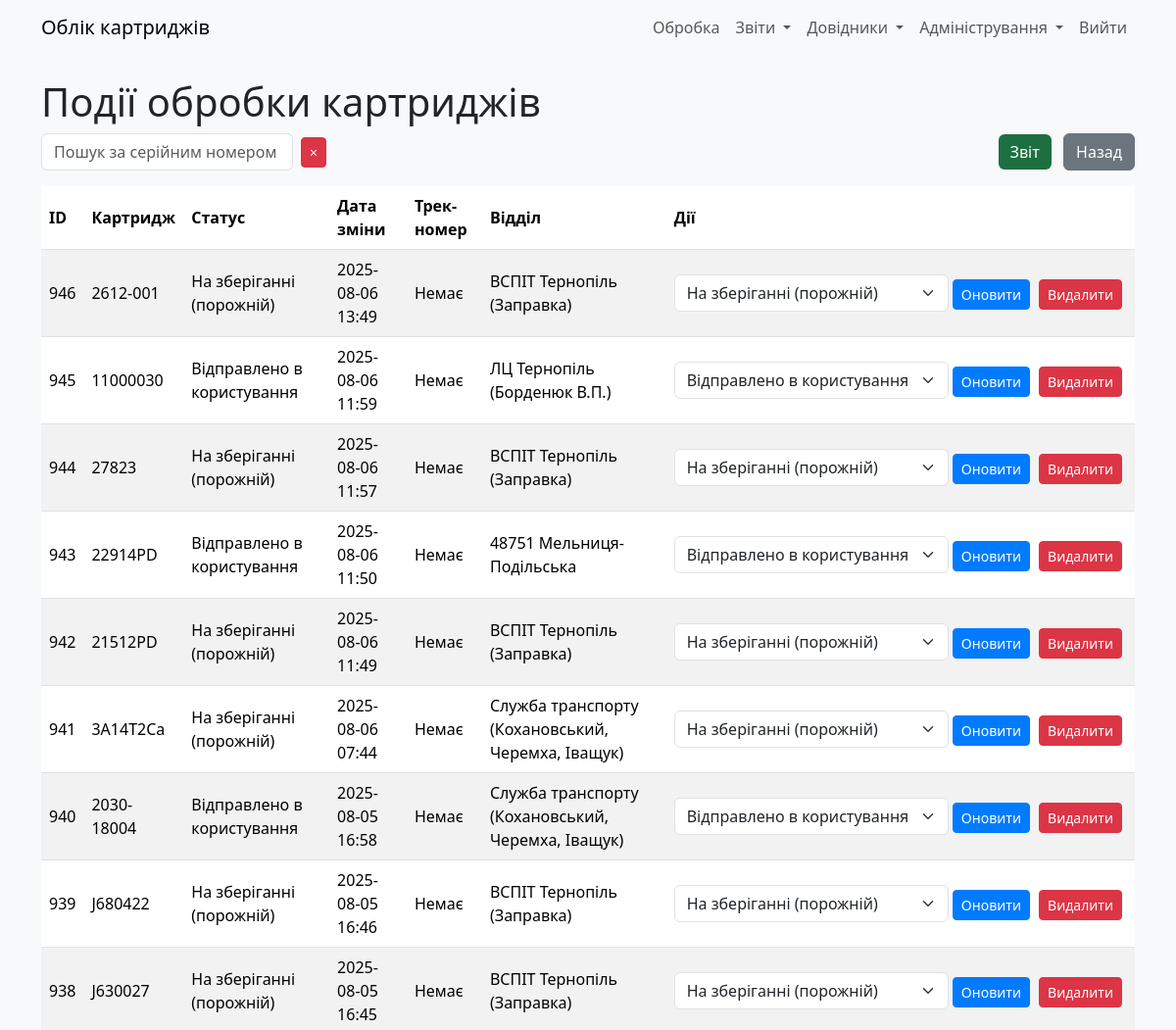
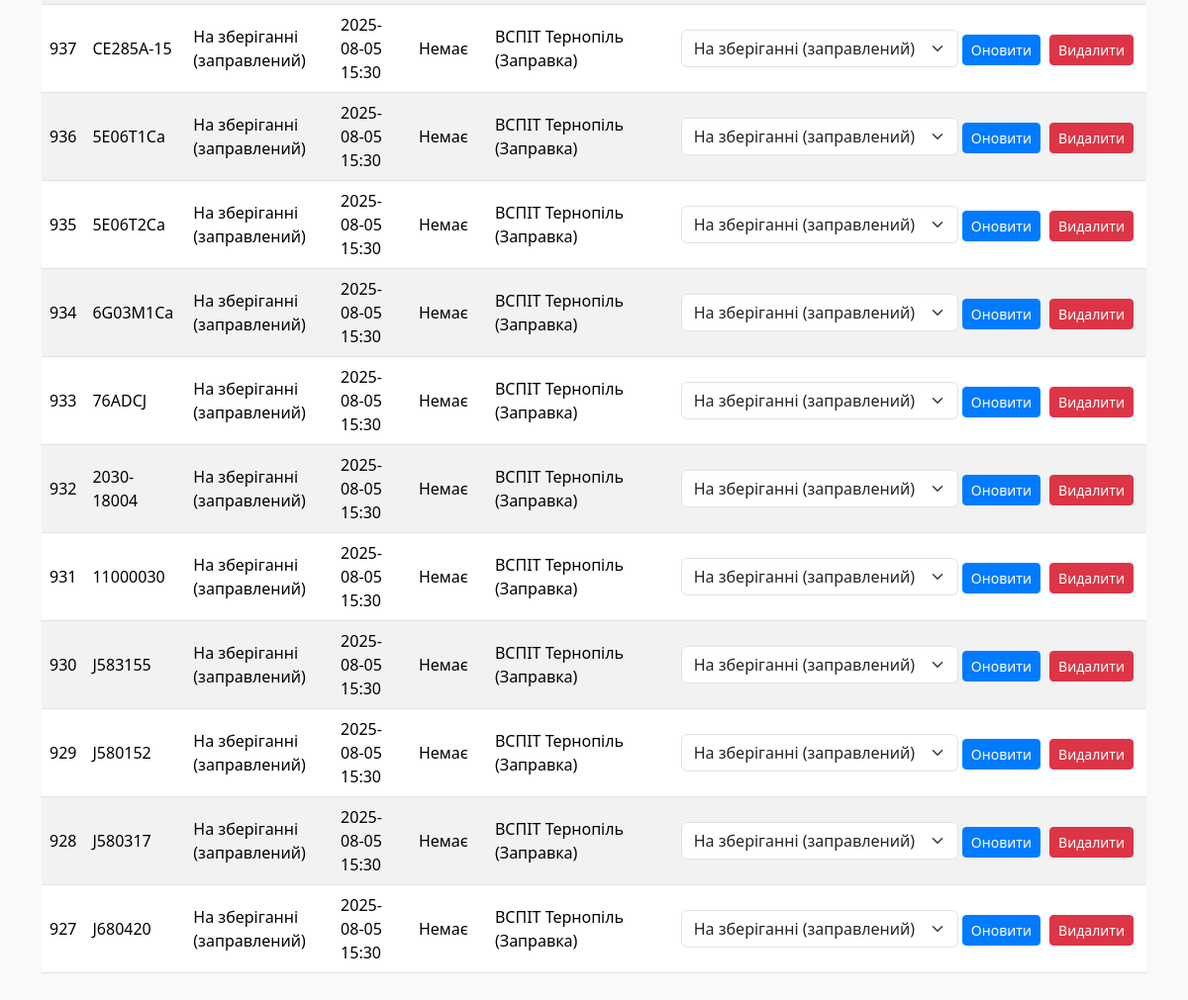
The app's page /cartridge_status (signed in) with its own data (2 pictures, top to bottom).
### models.py (models this page shows)
class CartridgeStatus(db.Model):
    __tablename__ = "cartrg_status"
    id: Mapped[int] = mapped_column(primary_key=True)
    cartridge_id = mapped_column(ForeignKey(Cartridges.id))
    device_id: Mapped[int] = mapped_column(ForeignKey(CustomerEquipment.id), nullable=True)
    status: Mapped[int] = mapped_column(Integer, server_default=literal(0))
    date_ofchange: Mapped[DateTime] = mapped_column(DateTime, server_default=func.now())
    parcel_track: Mapped[str] = mapped_column(String(13), nullable=True)
    exec_dept: Mapped[int] = mapped_column(ForeignKey(RefillDept.id))
    user_updated: Mapped[int] = mapped_column(ForeignKey(User.id))
    time_updated: Mapped[DateTime] = mapped_column(DateTime, server_default=func.now())
    __table_args__ = (
        Index('idx_cartridge_date', 'cartridge_id', 'date_ofchange'),  # Композитний індекс
        Index('idx_status', 'status'),                                 # Окремий індекс для status
        Index('idx_exec_dept', 'exec_dept'),                           # Окремий індекс для exec_dept
    )

class Cartridges(db.Model):
    __tablename__ = "cartridges"
    id: Mapped[int] = mapped_column(primary_key=True)
    serial_num: Mapped[str] = mapped_column(String(255), server_default="N/A")
    use_counter: Mapped[int] = mapped_column(Integer, nullable=False, default=-1)
    in_printer: Mapped[int] = mapped_column(ForeignKey(CustomerEquipment.id), nullable=True)
    cartridge_model: Mapped[str] = mapped_column(String(255), nullable=True)  # Застаріле. Не використовувати!
    cartrg_model_id: Mapped[int] = mapped_column(ForeignKey(CartridgeModel.id), default=1)
    user_updated: Mapped[int] = mapped_column(ForeignKey(User.id))
    time_updated: Mapped[DateTime] = mapped_column(DateTime, server_default=func.now())
    curr_status: Mapped[int] = mapped_column(Integer, nullable=False, default=0)
    curr_dept: Mapped[int] = mapped_column(Integer, nullable=False, default=0)
    curr_parcel_track: Mapped[str] = mapped_column(String(13), nullable=True)

class RefillDept(db.Model):
    __tablename__ = "refill_dept"
    id: Mapped[int] = mapped_column(primary_key=True)
    deptname: Mapped[str] = mapped_column(String(30))
    dept_description: Mapped[str] = mapped_column(String(255))
    addr1: Mapped[str] = mapped_column(String(255))
    addr2: Mapped[str] = mapped_column(String(255))
    addr3: Mapped[str] = mapped_column(String(255))
    addr4: Mapped[str] = mapped_column(String(255))
    addr5: Mapped[str] = mapped_column(String(255))
    dept_description: Mapped[str] = mapped_column(String(255))  # Нове поле
    is_exec: Mapped[int] = mapped_column(Integer, server_default=literal(0))
    user_updated: Mapped[int] = mapped_column(ForeignKey(User.id))
    time_updated: Mapped[DateTime] = mapped_column(DateTime, server_default=func.now())

### app.py (the view)
    def wrapper(*args, **kwargs):
        if current_user.role != 'admin':
            abort(403)
        return f(*args, **kwargs)

### app.py (called while the page is built)
@login_manager.user_loader
def load_user(user_id):
    return User.query.get(int(user_id))

def admin_required(f):
    def wrapper(*args, **kwargs):
        if current_user.role != 'admin':
            abort(403)
        return f(*args, **kwargs)
    wrapper.__name__ = f.__name__
    return wrapper

### templates/cartridge_status.html (shortened to what this page needs)
{% extends "base.html" %}
{% block content %}
    <h1>Події обробки картриджів</h1>
    <div class="mb-3 d-flex justify-content-between align-items-center">
        <div class="d-flex align-items-center">
            <input type="text" id="search" class="form-control" placeholder="Пошук за серійним номером" value="{{ search|escape }}" style="max-width: 400px;">
            <button id="clear-search" class="btn btn-danger btn-sm ms-2" title="Очистити пошук">
                <span>×</span>
            </button>
        </div>
        <div>
            <a href="{{ url_for('export_cartridge_events') }}" class="btn btn-excel me-2">Звіт</a>
            <a href="{{ url_for('index') }}" class="btn btn-secondary">Назад</a>
        </div>
    </div>
    <table class="table table-striped" id="status-table">
        <thead>
            <tr>
                <th>ID</th>
                <th>Картридж</th>
                <th>Статус</th>
                <th>Дата зміни</th>
                <th>Трек-номер</th>
                <th>Відділ</th>
                <th>Дії</th>
            </tr>
        </thead>
        <tbody id="status-table-body">
            {% for status, serial_num, deptname in statuses %}
            <tr>
                <td>{{ status.id }}</td>
                <td>{{ serial_num }}</td>
                <td>{{ {0: 'Не вказано', 1: 'На зберіганні (порожній)', 2: 'Відправлено в користування', 3: 'Відправлено на заправку', 4: 'Непридатний (списаний)', 5: 'Одноразовий (фарба у банці)', 6: 'На зберіганні (заправлений)', 7: 'Втрачений'}[status.status] }}</td>
                <td>{{ status.date_ofchange.strftime('%Y-%m-%d %H:%M') }}</td>
                <td>{{ status.parcel_track or 'Немає' }}</td>
                <td>{{ deptname }}</td>
                <td class="actions-column">
                    <form action="{{ url_for('update_status', status_id=status.id) }}" method="POST" class="d-inline">
                        <select name="status" class="form-select d-inline w-auto">
                            <option value="1" {% if status.status == 1 %}selected{% endif %}>На зберіганні (порожній)</option>
                            <option value="2" {% if status.status == 2 %}selected{% endif %}>Відправлено в користування</option>
                            <option value="6" {% if status.status == 6 %}selected{% endif %}>На зберіганні (заправлений)</option>
                        </select>
                        <button type="submit" class="btn btn-primary btn-sm">Оновити</button>
                    </form>
                    <form action="{{ url_for('delete_status', status_id=status.id) }}" method="POST" class="d-inline" onsubmit="return confirm('Ви впевнені, що хочете видалити цей статус?');">
                        <button type="submit" class="btn btn-danger btn-sm">Видалити</button>
                    </form>
                </td>
            </tr>
            {% endfor %}
        </tbody>
    </table>
{% endblock %}

### templates/base.html (shortened to what this page needs)
<!DOCTYPE html>
<html lang="uk">
<head>
    <link rel="stylesheet" href="{{ url_for('static', filename='css/bootstrap.min.css') }}">
    <link rel="stylesheet" href="{{ url_for('static', filename='css/style.css') }}">
</head>
<body>
    <nav class="navbar navbar-expand-lg navbar-light bg-light">
        <div class="container">
            <a class="navbar-brand" href="{{ url_for('index') }}">Облік картриджів</a>
            <div class="collapse navbar-collapse" id="navbarNav">
                <ul class="navbar-nav ms-auto">
                    {% if current_user.is_authenticated %}
                        <li class="nav-item">
                            <a class="nav-link" href="{{ url_for('mass_input') }}">Обробка</a>
                        </li>
                        <li class="nav-item dropdown">
                            <a class="nav-link dropdown-toggle" href="#" id="navbarDropdownReports" role="button" data-bs-toggle="dropdown" aria-expanded="false">
                                Звіти
                            </a>
                        </li>
                        <li class="nav-item dropdown">
                            <a class="nav-link dropdown-toggle" href="#" id="navbarDropdownRefs" role="button" data-bs-toggle="dropdown" aria-expanded="false">
                                Довідники
                            </a>
                        </li>
                        <li class="nav-item dropdown">
                            <a class="nav-link dropdown-toggle" href="#" id="navbarDropdownStats" role="button" data-bs-toggle="dropdown" aria-expanded="false">
                                Адміністрування
                            </a>
                        </li>
                        <li class="nav-item">
                            <a class="nav-link" href="{{ url_for('logout') }}">Вийти</a>
                        </li>
                    {% else %}
                        <li class="nav-item">
                            <a class="nav-link" href="{{ url_for('login') }}">Увійти</a>
                        </li>
                    {% endif %}
                </ul>
            </div>
        </div>
    </nav>
    <div class="container mt-4">
        {% block content %}{% endblock %}
    </div>
</body>
</html>

### static/css/style.css (style rules this page uses)
body { background-color: #f8f9fa; }
.table th, .table td { vertical-align: middle; }
.form-control, .form-select { max-width: 300px; }
.btn-sm { margin-right: 5px; }
.navbar-nav .nav-link { padding-left: 10px; padding-right: 10px; }
.btn-primary { background-color: #007bff; border-color: #007bff; }
.btn-secondary { background-color: #6c757d; border-color: #6c757d; }

### templates/cartridge_status.html (style rules this page uses)
.actions-column { white-space: nowrap; vertical-align: middle; }
#clear-search { padding: 0.25rem 0.5rem; }
.btn-excel { background-color: #1D6F42; color: white; border: none; }

### records on screen
CartridgeStatus: id "946", serial_num "2612-001", status "На зберіганні (порожній)", date_ofchange "2025-08-06 13:49", parcel_track "Немає", deptname "ВСПІТ Тернопіль (Заправка)"
CartridgeStatus: id "945", serial_num "11000030", status "Відправлено в користування", date_ofchange "2025-08-06 11:59", parcel_track "Немає", deptname "ЛЦ Тернопіль (Борденюк В.П.)"
CartridgeStatus: id "944", serial_num "27823", status "На зберіганні (порожній)", date_ofchange "2025-08-06 11:57", parcel_track "Немає", deptname "ВСПІТ Тернопіль (Заправка)"
CartridgeStatus: id "943", serial_num "22914PD", status "Відправлено в користування", date_ofchange "2025-08-06 11:50", parcel_track "Немає", deptname "48751 Мельниця-Подільська"
CartridgeStatus: id "942", serial_num "21512PD", status "На зберіганні (порожній)", date_ofchange "2025-08-06 11:49", parcel_track "Немає", deptname "ВСПІТ Тернопіль (Заправка)"
CartridgeStatus: id "941", serial_num "3A14T2Ca", status "На зберіганні (порожній)", date_ofchange "2025-08-06 07:44", parcel_track "Немає", deptname "Служба транспорту (Кохановський, Черемха, Іващук)"
CartridgeStatus: id "940", serial_num "2030-18004", status "Відправлено в користування", date_ofchange "2025-08-05 16:58", parcel_track "Немає", deptname "Служба транспорту (Кохановський, Черемха, Іващук)"
CartridgeStatus: id "939", serial_num "J680422", status "На зберіганні (порожній)", date_ofchange "2025-08-05 16:46", parcel_track "Немає", deptname "ВСПІТ Тернопіль (Заправка)"
CartridgeStatus: id "938", serial_num "J630027", status "На зберіганні (порожній)", date_ofchange "2025-08-05 16:45", parcel_track "Немає", deptname "ВСПІТ Тернопіль (Заправка)"
CartridgeStatus: id "937", serial_num "CE285A-15", status "На зберіганні (заправлений)", date_ofchange "2025-08-05 15:30", parcel_track "Немає", deptname "ВСПІТ Тернопіль (Заправка)"
CartridgeStatus: id "936", serial_num "5E06T1Ca", status "На зберіганні (заправлений)", date_ofchange "2025-08-05 15:30", parcel_track "Немає", deptname "ВСПІТ Тернопіль (Заправка)"
CartridgeStatus: id "935", serial_num "5E06T2Ca", status "На зберіганні (заправлений)", date_ofchange "2025-08-05 15:30", parcel_track "Немає", deptname "ВСПІТ Тернопіль (Заправка)"
CartridgeStatus: id "934", serial_num "6G03M1Ca", status "На зберіганні (заправлений)", date_ofchange "2025-08-05 15:30", parcel_track "Немає", deptname "ВСПІТ Тернопіль (Заправка)"
CartridgeStatus: id "933", serial_num "76ADCJ", status "На зберіганні (заправлений)", date_ofchange "2025-08-05 15:30", parcel_track "Немає", deptname "ВСПІТ Тернопіль (Заправка)"
CartridgeStatus: id "932", serial_num "2030-18004", status "На зберіганні (заправлений)", date_ofchange "2025-08-05 15:30", parcel_track "Немає", deptname "ВСПІТ Тернопіль (Заправка)"
CartridgeStatus: id "931", serial_num "11000030", status "На зберіганні (заправлений)", date_ofchange "2025-08-05 15:30", parcel_track "Немає", deptname "ВСПІТ Тернопіль (Заправка)"
CartridgeStatus: id "930", serial_num "J583155", status "На зберіганні (заправлений)", date_ofchange "2025-08-05 15:30", parcel_track "Немає", deptname "ВСПІТ Тернопіль (Заправка)"
CartridgeStatus: id "929", serial_num "J580152", status "На зберіганні (заправлений)", date_ofchange "2025-08-05 15:30", parcel_track "Немає", deptname "ВСПІТ Тернопіль (Заправка)"
CartridgeStatus: id "928", serial_num "J580317", status "На зберіганні (заправлений)", date_ofchange "2025-08-05 15:30", parcel_track "Немає", deptname "ВСПІТ Тернопіль (Заправка)"
CartridgeStatus: id "927", serial_num "J680420", status "На зберіганні (заправлений)", date_ofchange "2025-08-05 15:30", parcel_track "Немає", deptname "ВСПІТ Тернопіль (Заправка)"
